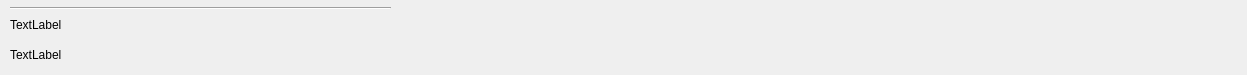
<?xml version="1.0" encoding="UTF-8"?>
<ui version="4.0">
 <class>DataItem</class>
 <widget class="QWidget" name="DataItem">
  <property name="geometry">
   <rect>
    <x>0</x>
    <y>0</y>
    <width>1247</width>
    <height>75</height>
   </rect>
  </property>
  <property name="windowTitle">
   <string>Form</string>
  </property>
  <widget class="QLabel" name="can_data">
   <property name="geometry">
    <rect>
     <x>10</x>
     <y>10</y>
     <width>1200</width>
     <height>30</height>
    </rect>
   </property>
   <property name="text">
    <string>TextLabel</string>
   </property>
  </widget>
  <widget class="QLabel" name="parse_data">
   <property name="geometry">
    <rect>
     <x>10</x>
     <y>40</y>
     <width>1200</width>
     <height>30</height>
    </rect>
   </property>
   <property name="text">
    <string>TextLabel</string>
   </property>
  </widget>
  <widget class="Line" name="line">
   <property name="geometry">
    <rect>
     <x>10</x>
     <y>0</y>
     <width>381</width>
     <height>16</height>
    </rect>
   </property>
   <property name="orientation">
    <enum>Qt::Horizontal</enum>
   </property>
  </widget>
 </widget>
 <resources/>
 <connections/>
</ui>
